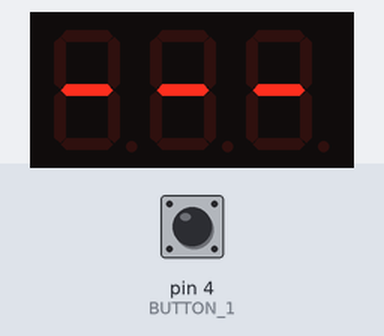
Simulated run of this sketch. Board: Arduino Uno, built with avr-gcc and run on an emulated ATmega328P. Shown: 3-digit seven-segment display. Wiring (inferred from the names in the program): 3-digit 7-segment display, segments lit when LOW: segments pin 6, pin 7, pin 8, pin 9, pin 10, pin 11, pin 12; digit selects pin 1, pin 2, pin 3. The inputs (shaded band) are chosen by the test bench; at power-on: pin 4 (BUTTON_1) HIGH. The segment pins are drawn as the display they are named for.

Above: at 1.2 s.
1.3 s: pin 4 (BUTTON_1) pulled LOW for 3.2 s
At 5.6 s:
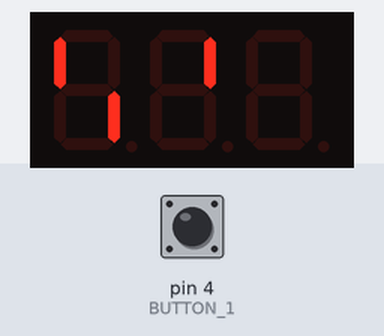
6.0 s: pin 4 (BUTTON_1) pulled LOW for 0.15 s
At 6.9 s:
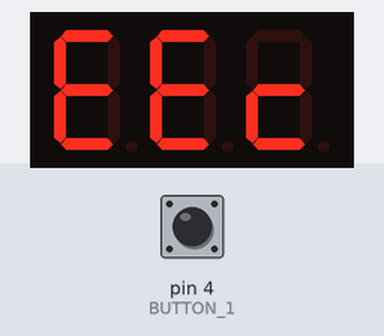
7.6 s: pin 4 (BUTTON_1) pulled LOW for 1 s
At 8.1 s:
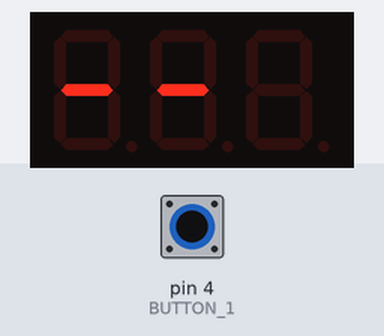
10.1 s: pin 4 (BUTTON_1) pulled LOW for 0.15 s
At 11.2 s:
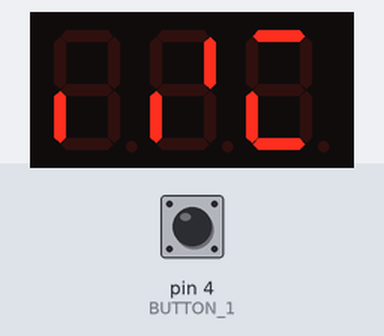
11.7 s: pin 4 (BUTTON_1) pulled LOW for 0.15 s
At 12.4 s:
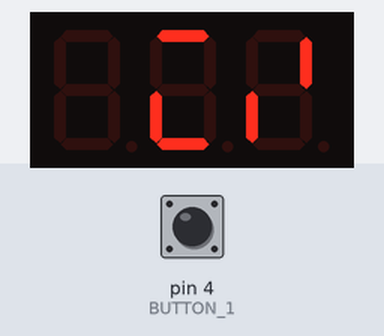
13.3 s: pin 4 (BUTTON_1) pulled LOW for 3.2 s
At 17.1 s:
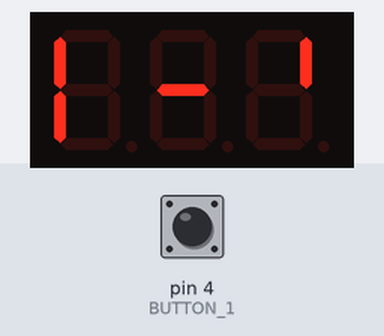
Timing chart, 0 to 18.6 s (numbered marks = the images above; inputs shaded):
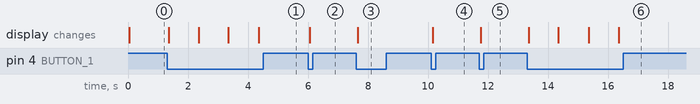

Measured:
- after the input at 1.3 s, the display: first changes after 0.06 s (image 1 shows a later state)
- after the input at 6.0 s, the display: changes after 0.06 s (image 2)
- after the input at 7.6 s, the display: changes after 0.06 s (image 3)
- after the input at 10.1 s, the display: changes after 0.06 s (image 4)
- after the input at 11.7 s, the display: changes after 0.06 s (image 5)
- after the input at 13.3 s, the display: first changes after 0.06 s (image 6 shows a later state)

The sketch:

D_12_v_1_C_2_e_1.ino
```cpp
/*
  File: D_12_v_1_C_2_e_1
  Behavior: 7-seg LED
  Ports used:

  Date: 2013/05/13 10:54:32

*/

/*******************************************
    Variables: Constants
********************************************/
/* Segment: a,b,c
  Arduino        Module
  6              1(Left most pin)
  7              2
  8              3
  9              4
  10              5
  11
  12

*/
const int anode_pins[] = {6, 7, 8,
                          9, 10, 11,
                          12
                        };
/*  1 => Unit
    2 => 10s
    3 => 100s
*/
const int cathode_pins[] = {1, 2, 3};

const int BUTTON_1  = 4;  // Button for input

int val_1            = 0;  // Value of the button

const int number_of_anode_pins = sizeof(anode_pins) / sizeof(anode_pins[0]);
const int number_of_cathode_pins = sizeof(cathode_pins) / sizeof(cathode_pins[0]);

//const int wait_length = 500;
const int wait_length = 1;

//const int max_num = 1000;
const int max_num = 10000;

//const int LED_dp =  13;    // Port 13 => Output (Connect the anode of the LED to this port)

const int digits[] = {
  0b00111111, // 0
  0b00000110, // 1
  0b01011011, // 2
  0b01001111, // 3
  0b01100110, // 4
  0b01101101, // 5
  0b01111101, // 6
  0b00100111, // 7
  0b01111111, // 8
  0b01101111, // 9
};

/*******************************************
    Variables: Non-constants
********************************************/
int numbers_to_display = 0; // LEDに表示する数字を保持する変数]


/*******************************************
    Functions
********************************************/
void set_numbers(int n) {
    numbers_to_display = n;
}

void display_number (int n) {
    for (int i = 0; i < number_of_anode_pins; i++) {
      digitalWrite(anode_pins[i], digits[n] & (1 << i) ? HIGH : LOW);
    }
}

void clear_segments() {
    for (int j = 0; j < number_of_anode_pins; j++) {
      digitalWrite(anode_pins[j], LOW);
    }
}

void display_numbers () {
    int n = numbers_to_display;  // number_to_displayの値を書き換えないために変数にコピー
    for (int i = 0; i < number_of_cathode_pins; i++) {
        digitalWrite(cathode_pins[i], HIGH);
        display_number(n % 10); // 最後の一桁を表示する
        delayMicroseconds(100);
        clear_segments();
        digitalWrite(cathode_pins[i], LOW);
        n = n / 10; // 10で割る
    }
}//void display_numbers (int n) {

/*******************************************
    Functions: Basics
********************************************/
// setup()　は，最初に一度だけ実行される
void setup() {
    // Anode pins(i.e. number pins)
    for (int i = 0; i < number_of_anode_pins; i++) {
        pinMode(anode_pins[i], OUTPUT);  // anode_pinsを出力モードに設定する
    }

    // Cathode pins (i.e. 3 digit pins)
    for (int i = 0; i < number_of_cathode_pins; i++) {
        pinMode(cathode_pins[i], OUTPUT);  // cathode_pinを出力モードに設定する
//        digitalWrite(cathode_pins[i], HIGH);
        digitalWrite(cathode_pins[i], LOW);
    }

    // Input button
    pinMode(BUTTON_1, INPUT);

    // f = クロック周波数 / ( 2 * 分周比　*　( 1 + 比較レジスタの値))
    // 分周比=32, 比較レジスタの1値=255 -> f = 16000000 / (2 * 32 * 256) = 976 Hz
    OCR2A = 255; // 255クロックごとに割り込みをかける
    TCCR2B = 0b100; // 分周比を32に設定する
    bitWrite(TIMSK2, OCIE2A, 1); // TIMER2を
}//void setup()

void loop () {
    for (int i = 0; i < 10000; i++) {

        val_1 = digitalRead(BUTTON_1);

        if (val_1 == LOW) {

          set_numbers(i);
          delay(1000);

        }//if (val_1 == LOW) {

    }//for (int i = 0; i < 10000; i++) {
}//void loop()

ISR(TIMER2_COMPA_vect)
{
    display_numbers();
}
```
